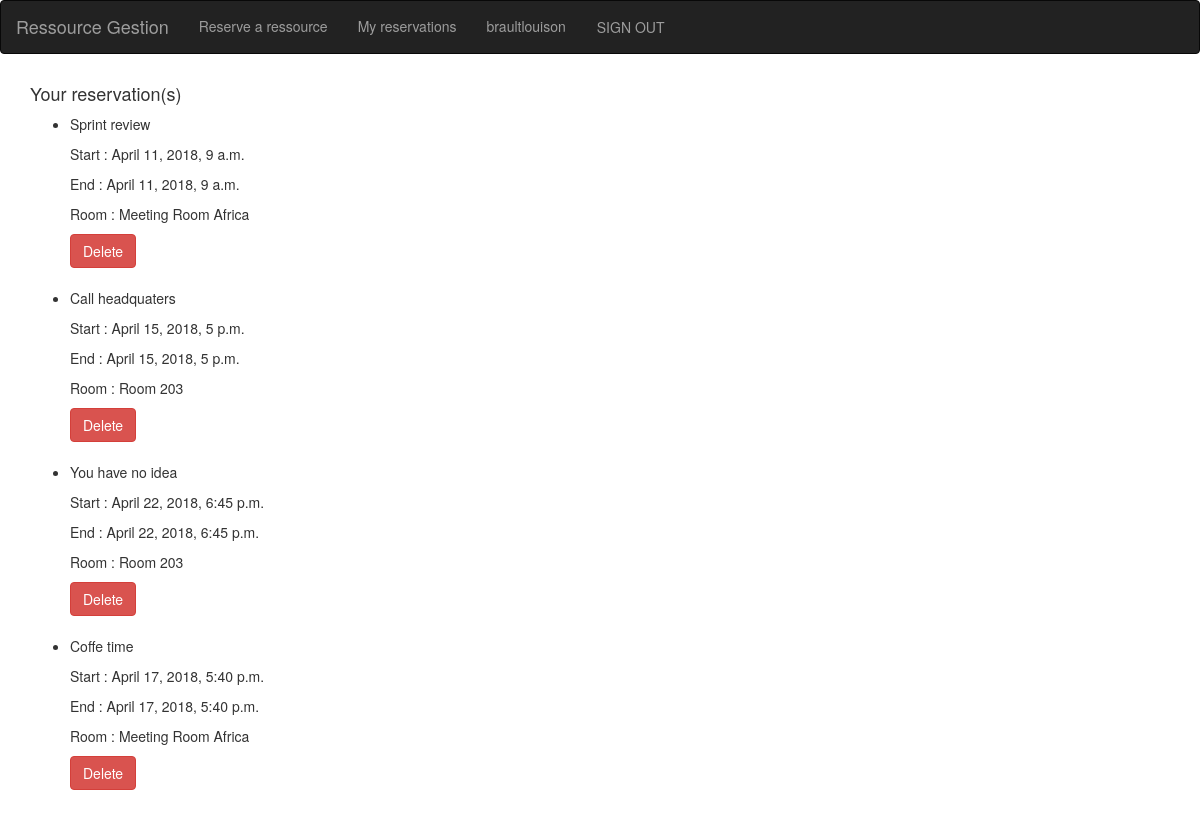
Screenshot of /myreservation/ (signed in) with the database file from the repository.
### reservation/models.py (models this page shows, shortened)
class Reservation(models.Model):
    room = models.ForeignKey(Room, on_delete=models.CASCADE)
    startTime = models.DateTimeField('start date')
    endTime = models.DateTimeField('end date')
    reason = models.CharField(max_length=200)
    owner = models.ForeignKey('auth.User', related_name='reservation', on_delete=models.CASCADE)

class Room(models.Model):
    name = models.CharField(max_length=200)
    def __str__(self):
        return self.name

### reservation/views.py (the view)
# urls.py: url(r'^myreservation/$', views.myReservation, name='myReservation'),
def myReservation(request):
    reservation_list = Reservation.objects.filter(owner=request.user)
    context = {'reservation_list': reservation_list}
    return render(request, 'reservation/myReservation.html', context)

### reservation/templates/reservation/myReservation.html (shortened to what this page needs)
{% extends 'reservation/layout.html' %}
{% block content %}
  <div class="container">
  	{% if reservation_list %}
  			<h4>Your reservation(s) </h4>
  	    <ul>
  	    {% for reservation in reservation_list %}
  	        <li>
              <p>{{ reservation.reason }}</p>
              <p>Start : {{ reservation.startTime }}</p>
              <p>End : {{ reservation.startTime }}</p>
              <p>Room : {{ reservation.room }}</p>
              <button class="btn btn-danger" idResa="{{ reservation.id }}" >Delete</button>
            </li>
            <br>
  	    {% endfor %}
  	    </ul>
  	{% else %}
  	    <p>You don't have any reservation yet</p>
  	{% endif %}
  </div>
{% endblock %}

### reservation/templates/reservation/layout.html (shortened to what this page needs)
<link rel="stylesheet" href="https://maxcdn.bootstrapcdn.com/bootstrap/3.3.7/css/bootstrap.min.css">
<link rel='stylesheet' href='https://cdnjs.cloudflare.com/ajax/libs/fullcalendar/3.9.0/fullcalendar.min.css' />
<nav class="navbar navbar-inverse">
  <div class="container-fluid">
    <div class="navbar-header">
      <a class="navbar-brand" href="/">Ressource Gestion</a>
    </div>
    <ul class="nav navbar-nav">
      {% if user.is_authenticated %}
        <li><a href="/reserve">Reserve a ressource</a></li>
        <li><a href="/myreservation">My reservations</a></li>
        <li><a> {{ user.username }} </a></li>
        <li><a class="btn" href="/api-auth/logout/?next=/">SIGN OUT</a></li>
	    {% else %}
        <li><a class="btn" href="{% url 'social:begin' 'google-oauth2' %}">SIGN IN</a></li>
	    {% endif %}
    </ul>
  </div>
</nav>
{% block content %}
{% endblock %}

### rows the page displays
Reservation: reason "Sprint review", startTime "April 11, 2018, 9 a.m.", room "Meeting Room Africa"
Reservation: reason "Call headquaters", startTime "April 15, 2018, 5 p.m.", room "Room 203"
Reservation: reason "You have no idea", startTime "April 22, 2018, 6:45 p.m.", room "Room 203"
Reservation: reason "Coffe time", startTime "April 17, 2018, 5:40 p.m.", room "Meeting Room Africa"

### other values shown
{{ user.username }} "braultlouison"
